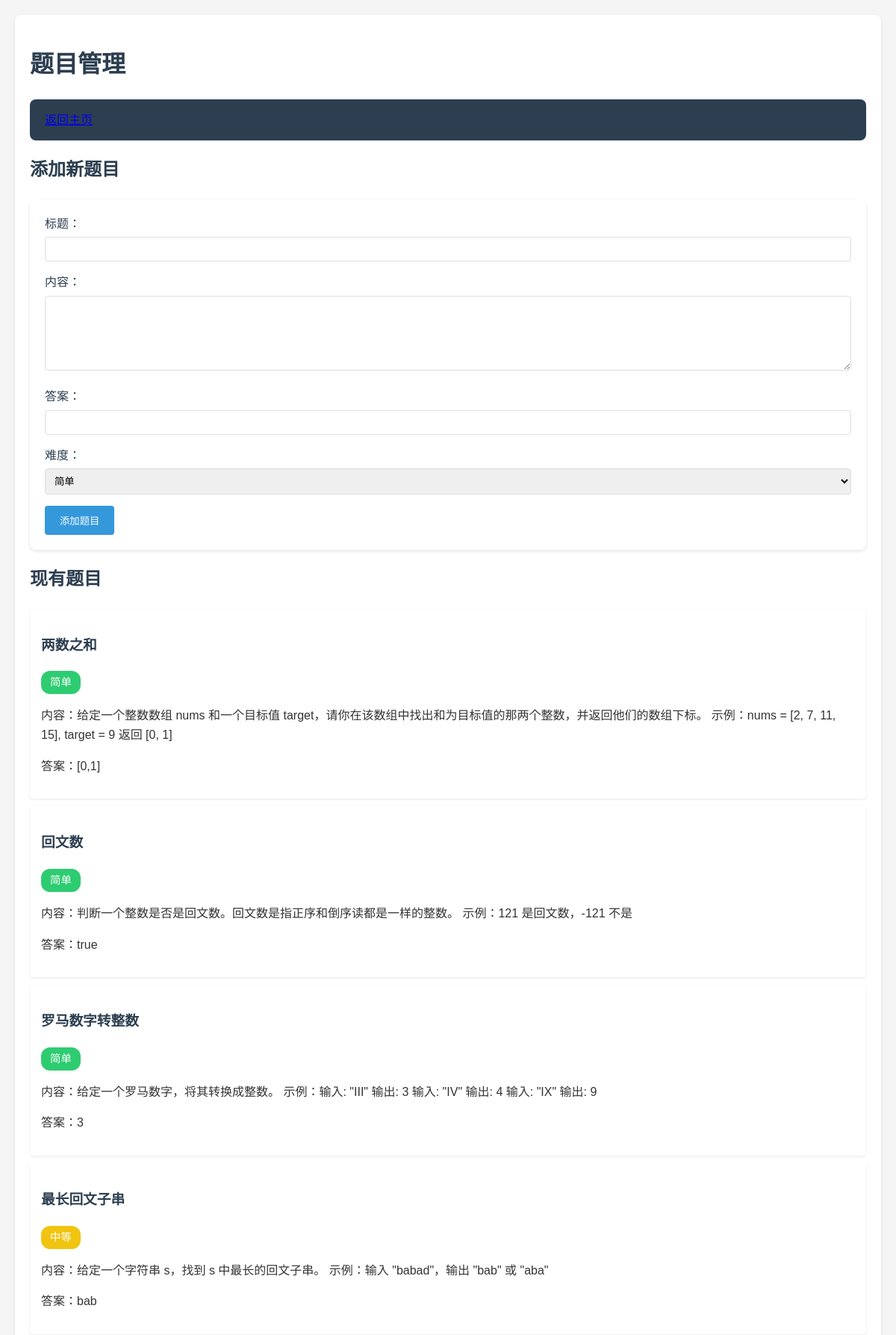
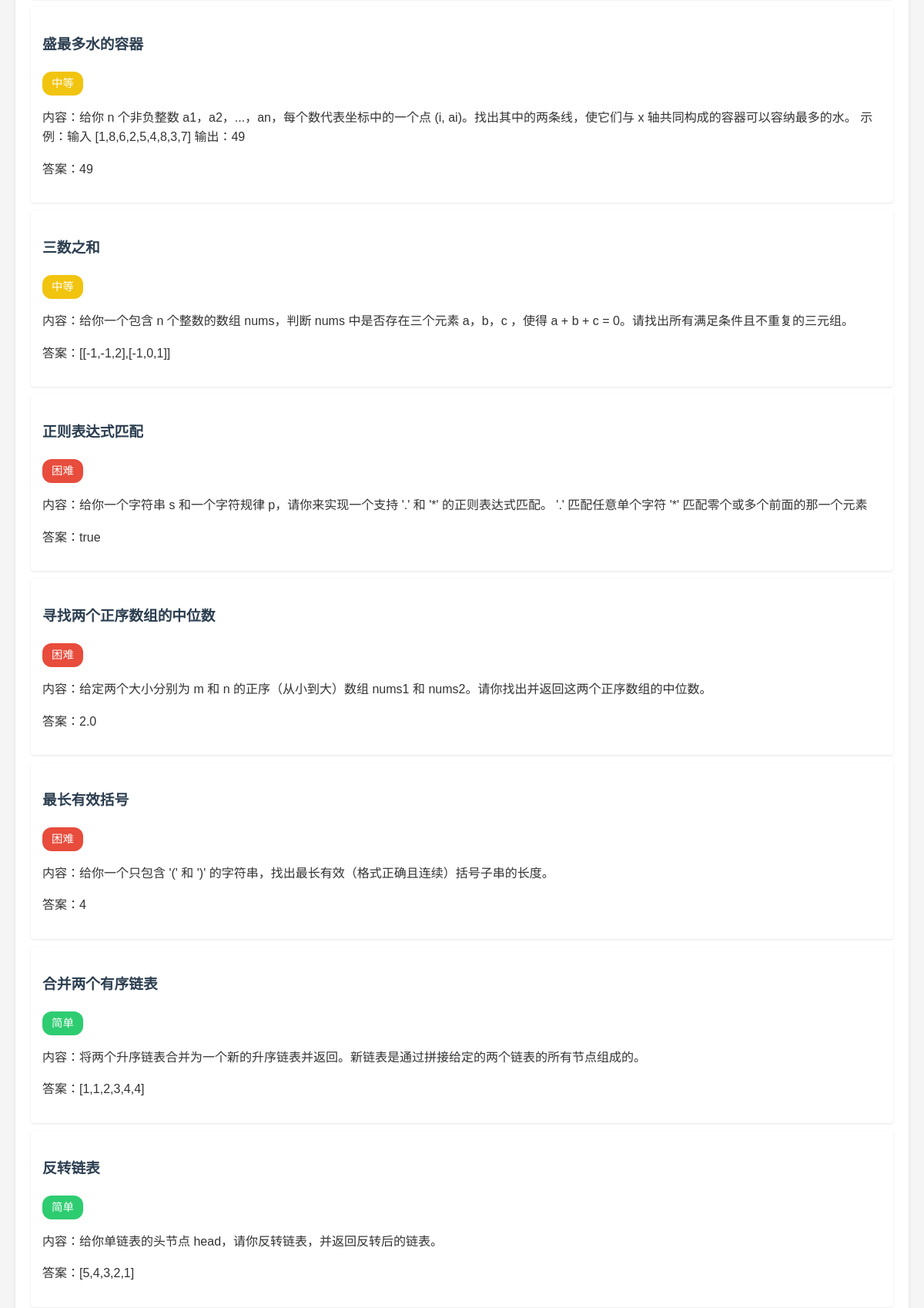
The page /manage_problems (signed in, upper part) on the database its author committed (2 pictures, top to bottom).
### 1.py (models this page shows)
class Problem(db.Model):
    id = db.Column(db.Integer, primary_key=True)
    title = db.Column(db.String(100), nullable=False)
    content = db.Column(db.Text, nullable=False)
    answer = db.Column(db.Text, nullable=False)
    difficulty = db.Column(db.Integer) # 1-简单, 2-中等, 3-困难
    category = db.Column(db.String(50), nullable=True)  # 新增字段
    tags = db.Column(db.String(100), nullable=True)     # 新增字段
    standard_code = db.Column(db.Text, nullable=True) # 标准答案代码
    test_cases = db.Column(db.Text, nullable=True) # 测试用例，JSON格式存储

### 1.py (the view, shortened to what this page needs)
@app.route('/manage_problems', methods=['GET', 'POST'])
@login_required
def manage_problems():
    problems = Problem.query.all()
    return render_template('manage_problems.html', problems=problems)

### 1.py (called while the page is built)
def login_required(f):
    @wraps(f)
    def decorated_function(*args, **kwargs):
        if 'user_id' not in session:
            return redirect(url_for('login'))
        user = User.query.get(session['user_id'])
        if user is None:
            session.clear()
            return redirect(url_for('login'))
        return f(*args, **kwargs)
    return decorated_function

### templates/manage_problems.html (shortened to what this page needs)
<!DOCTYPE html>
<html>
<head>
    <link rel="stylesheet" href="{{ url_for('static', filename='style.css') }}">
</head>
<body>
    <div class="container">
        <h1>题目管理</h1>
        <nav>
            <a href="{{ url_for('dashboard') }}">返回主页</a>
        </nav>
        <h2>添加新题目</h2>
        <form method="POST">
            <div>
                <label>标题：</label>
                <input type="text" name="title" required>
            </div>
            <div>
                <label>内容：</label>
                <textarea name="content" required></textarea>
            </div>
            <div>
                <label>答案：</label>
                <input type="text" name="answer" required>
            </div>
            <div>
                <label>难度：</label>
                <select name="difficulty" required>
                    <option value="1">简单</option>
                </select>
            </div>
            <button type="submit">添加题目</button>
        </form>
        <h2>现有题目</h2>
        <ul class="problem-list">
        {% for problem in problems %}
            <li class="problem-item">
                <h3>{{ problem.title }}</h3>
                <span class="difficulty difficulty-{{ problem.difficulty }}">
                    {{ '简单' if problem.difficulty == 1 else '中等' if problem.difficulty == 2 else '困难' }}
                </span>
                <p>内容：{{ problem.content }}</p>
                <p>答案：{{ problem.answer }}</p>
            </li>
        {% endfor %}
        </ul>
    </div>
</body>
</html>

### static/style.css (style rules this page uses)
body { font-family: 'Microsoft YaHei', sans-serif; line-height: 1.6; margin: 0; padding: 20px; background-color: #f5f5f5; color: #333; }
.container { max-width: 1200px; margin: 0 auto; padding: 20px; background-color: white; border-radius: 8px; box-shadow: 0 2px 4px rgba(0, 0, 0, 0.1); }
nav { display: flex; justify-content: space-between; align-items: center; background-color: #2c3e50; padding: 15px 20px; border-radius: 8px; }
h1, h2, h3 { color: #2c3e50; margin-bottom: 20px; }
form { background-color: #fff; padding: 20px; border-radius: 8px; box-shadow: 0 2px 4px rgba(0, 0, 0, 0.1); }
form div { margin-bottom: 15px; }
label { display: block; margin-bottom: 5px; color: #2c3e50; }
input[type="text"], input[type="password"], textarea, select { width: 100%; padding: 8px; border: 1px solid #ddd; border-radius: 4px; box-sizing: border-box; }
textarea { min-height: 100px; }
button { background-color: #3498db; color: white; padding: 10px 20px; border: none; border-radius: 4px; cursor: pointer; transition: background-color 0.3s; }
.problem-list { list-style: none; padding: 0; }
.problem-item { background-color: white; padding: 15px; margin-bottom: 10px; border-radius: 4px; box-shadow: 0 1px 3px rgba(0, 0, 0, 0.1); }
.difficulty { display: inline-block; padding: 3px 8px; border-radius: 3px; font-size: 12px; color: white; }
.difficulty-1 { background-color: #2ecc71; }
.difficulty-2 { background-color: #f1c40f; }
.difficulty-3 { background-color: #e74c3c; }
.difficulty { padding: 4px 12px; border-radius: 12px; font-size: 0.9em; font-weight: 500; }

### rows shown on the page
Problem: title "两数之和", difficulty "简单", content "给定一个整数数组 nums 和一个目标值 target，请你在该数组中找出和为目标值的那两个整数，并返回他们的数组下标。 示例：nums = [2, 7, 11, 15], target = 9 返回 [0, 1]", answer "[0,1]"
Problem: title "回文数", difficulty "简单", content "判断一个整数是否是回文数。回文数是指正序和倒序读都是一样的整数。 示例：121 是回文数，-121 不是", answer "true"
Problem: title "罗马数字转整数", difficulty "简单", content "给定一个罗马数字，将其转换成整数。 示例：输入: \"III\" 输出: 3 输入: \"IV\" 输出: 4 输入: \"IX\" 输出: 9", answer "3"
Problem: title "最长回文子串", difficulty "中等", content "给定一个字符串 s，找到 s 中最长的回文子串。 示例：输入 \"babad\"，输出 \"bab\" 或 \"aba\"", answer "bab"
Problem: title "盛最多水的容器", difficulty "中等", content "给你 n 个非负整数 a1，a2，...，an，每个数代表坐标中的一个点 (i, ai)。找出其中的两条线，使它们与 x 轴共同构成的容器可以容纳最多的水。 示例：输入 [1,8,6,2,5,4,8,3,7] 输出：49", answer "49"
Problem: title "三数之和", difficulty "中等", content "给你一个包含 n 个整数的数组 nums，判断 nums 中是否存在三个元素 a，b，c ，使得 a + b + c = 0。请找出所有满足条件且不重复的三元组。", answer "[[-1,-1,2],[-1,0,1]]"
Problem: title "正则表达式匹配", difficulty "困难", content "给你一个字符串 s 和一个字符规律 p，请你来实现一个支持 '.' 和 '*' 的正则表达式匹配。 '.' 匹配任意单个字符 '*' 匹配零个或多个前面的那一个元素", answer "true"
Problem: title "寻找两个正序数组的中位数", difficulty "困难", content "给定两个大小分别为 m 和 n 的正序（从小到大）数组 nums1 和 nums2。请你找出并返回这两个正序数组的中位数。", answer "2.0"
Problem: title "最长有效括号", difficulty "困难", content "给你一个只包含 '(' 和 ')' 的字符串，找出最长有效（格式正确且连续）括号子串的长度。", answer "4"
Problem: title "合并两个有序链表", difficulty "简单", content "将两个升序链表合并为一个新的升序链表并返回。新链表是通过拼接给定的两个链表的所有节点组成的。", answer "[1,1,2,3,4,4]"
Problem: title "反转链表", difficulty "简单", content "给你单链表的头节点 head，请你反转链表，并返回反转后的链表。", answer "[5,4,3,2,1]"
